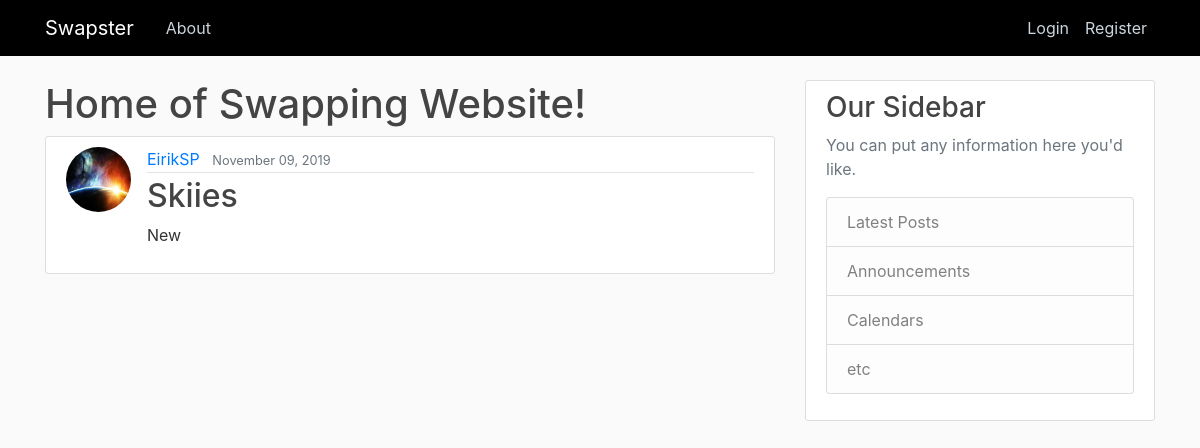
Before: /post/1 with the older database file.
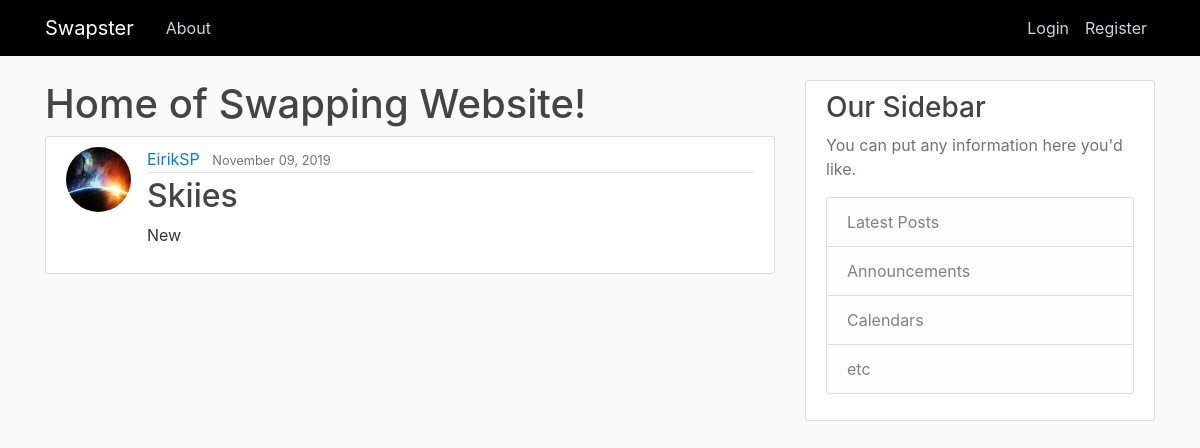
After: the same page with the newer database file.
### SwapSite/models.py (models this page shows, shortened)
class Post(models.Model):
    item = models.CharField(max_length=50)
    condition = models.CharField(max_length=100)
    date_posted = models.DateTimeField(default=timezone.now)
    seller = models.ForeignKey(User, on_delete=models.CASCADE)

### users/models.py (models this page shows, shortened)
class Profile(models.Model):
    user = models.OneToOneField(User, on_delete=models.CASCADE)
    image = models.ImageField(default='default.jpg', upload_to='profile_pics')

### SwapSite/views.py (the view)
# urls.py: path('post/<int:pk>', PostDetailView.as_view(), name='post-detail'),
class PostDetailView(DetailView):
    model = Post

### SwapSite/templates/SwapSite/post_detail.html (shortened to what this page needs)
{%extends 'SwapSite/base.html'%}
{% block content %}
    <h1>Home of Swapping Website!</h1>
        <article class="media content-section">
            <img class="rounded-circle article-img" src="{{ object.seller.profile.image.url }}" alt="">
            <div class="media-body">
              <div class="article-metadata">
                <a class="mr-2" href="#">{{ object.seller }}</a>
                <small class="text-muted">{{ object.date_posted|date:'F d, Y' }}</small>
              </div>
              <h2 class="article-title">{{ object.item }}</h2>
              <p class="article-content">{{ object.condition }}</p>
            </div>
        </article>
{%endblock content%}

Changed rows visible on the page:
changed through a linked row, Post "Skiies": seller.profile.image: a different picture
